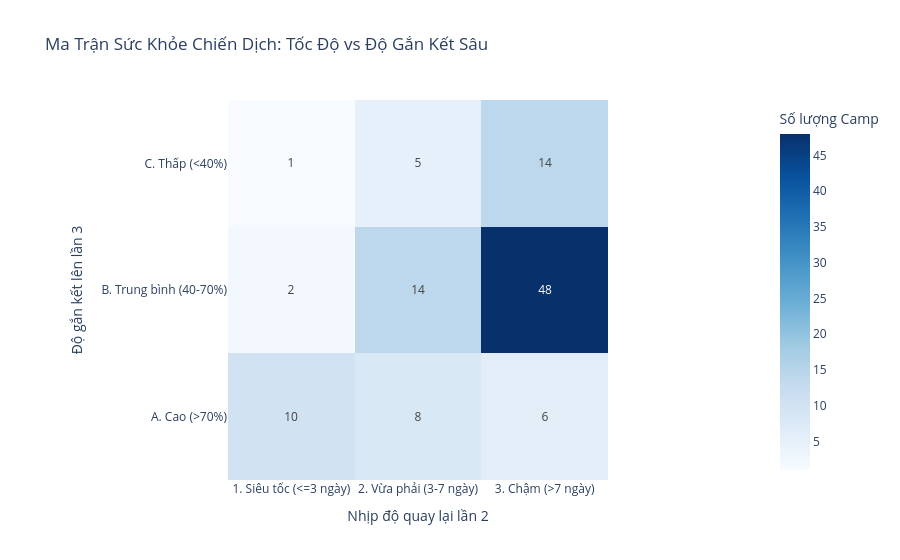

Notebook code cell kept with this figure:
### Markdown cell above
### Biểu đồ Heatmap

### Code cell
# 1. Phân nhóm Số ngày trung bình (Trục X cũ)
analysis_matrix['Nhóm Tốc Độ (Time Delta)'] = pd.cut(
    analysis_matrix['avg_days_to_2nd_trans'],
    bins=[-np.inf, 3, 7, np.inf],
    labels=['1. Siêu tốc (<=3 ngày)', '2. Vừa phải (3-7 ngày)', '3. Chậm (>7 ngày)']
)

# 2. Phân nhóm Tỷ lệ lên lần 3 (Trục Y cũ)
analysis_matrix['Nhóm Chất Lượng (Lần 2 -> 3)'] = pd.cut(
    analysis_matrix['convert_2nd_to_3rd_7d'],
    bins=[-np.inf, 40, 70, np.inf],
    labels=['C. Thấp (<40%)', 'B. Trung bình (40-70%)', 'A. Cao (>70%)']
)

# 3. Tạo bảng ma trận chéo (Pivot Table) để đếm số lượng Campaign trong mỗi ô
matrix_summary = pd.crosstab(
    analysis_matrix['Nhóm Chất Lượng (Lần 2 -> 3)'],
    analysis_matrix['Nhóm Tốc Độ (Time Delta)']
)

# 4. Vẽ Heatmap bằng Plotly
fig_easy_matrix = px.imshow(
    matrix_summary,
    text_auto=True, # Hiện số lượng Campaign ngay trên ô
    labels=dict(x="Nhịp độ quay lại lần 2", y="Độ gắn kết lên lần 3", color="Số lượng Camp"),
    x=matrix_summary.columns,
    y=matrix_summary.index,
    color_continuous_scale='Blues',
    title="Ma Trận Sức Khỏe Chiến Dịch: Tốc Độ vs Độ Gắn Kết Sâu"
)

fig_easy_matrix.show()

### Figure 1 — Plotly figure (JSON) as saved in the notebook; plotly's stock layout.template omitted (floating-point values rounded to 4 significant figures)
{"data": [{"coloraxis": "coloraxis", "hovertemplate": "Nhịp độ quay lại lần 2: %{x}<br>Độ gắn kết lên lần 3: %{y}<br>Số lượng Camp: %{z}<extra></extra>", "name": "0", "texttemplate": "%{z}", "type": "heatmap", "x": ["1. Siêu tốc (<=3 ngày)", "2. Vừa phải (3-7 ngày)", "3. Chậm (>7 ngày)"], "xaxis": "x", "y": ["C. Thấp (<40%)", "B. Trung bình (40-70%)", "A. Cao (>70%)"], "yaxis": "y", "z": [[1, 5, 14], [2, 14, 48], [10, 8, 6]]}], "layout": {"coloraxis": {"colorbar": {"title": {"text": "Số lượng Camp"}}, "colorscale": [[0, "rgb(247,251,255)"], [0.125, "rgb(222,235,247)"], [0.25, "rgb(198,219,239)"], [0.375, "rgb(158,202,225)"], [0.5, "rgb(107,174,214)"], [0.625, "rgb(66,146,198)"], [0.75, "rgb(33,113,181)"], [0.875, "rgb(8,81,156)"], [1, "rgb(8,48,107)"]]}, "title": {"text": "Ma Trận Sức Khỏe Chiến Dịch: Tốc Độ vs Độ Gắn Kết Sâu"}, "xaxis": {"anchor": "y", "constrain": "domain", "domain": [0, 1], "scaleanchor": "y", "title": {"text": "Nhịp độ quay lại lần 2"}}, "yaxis": {"anchor": "x", "autorange": "reversed", "constrain": "domain", "domain": [0, 1], "title": {"text": "Độ gắn kết lên lần 3"}}}}
